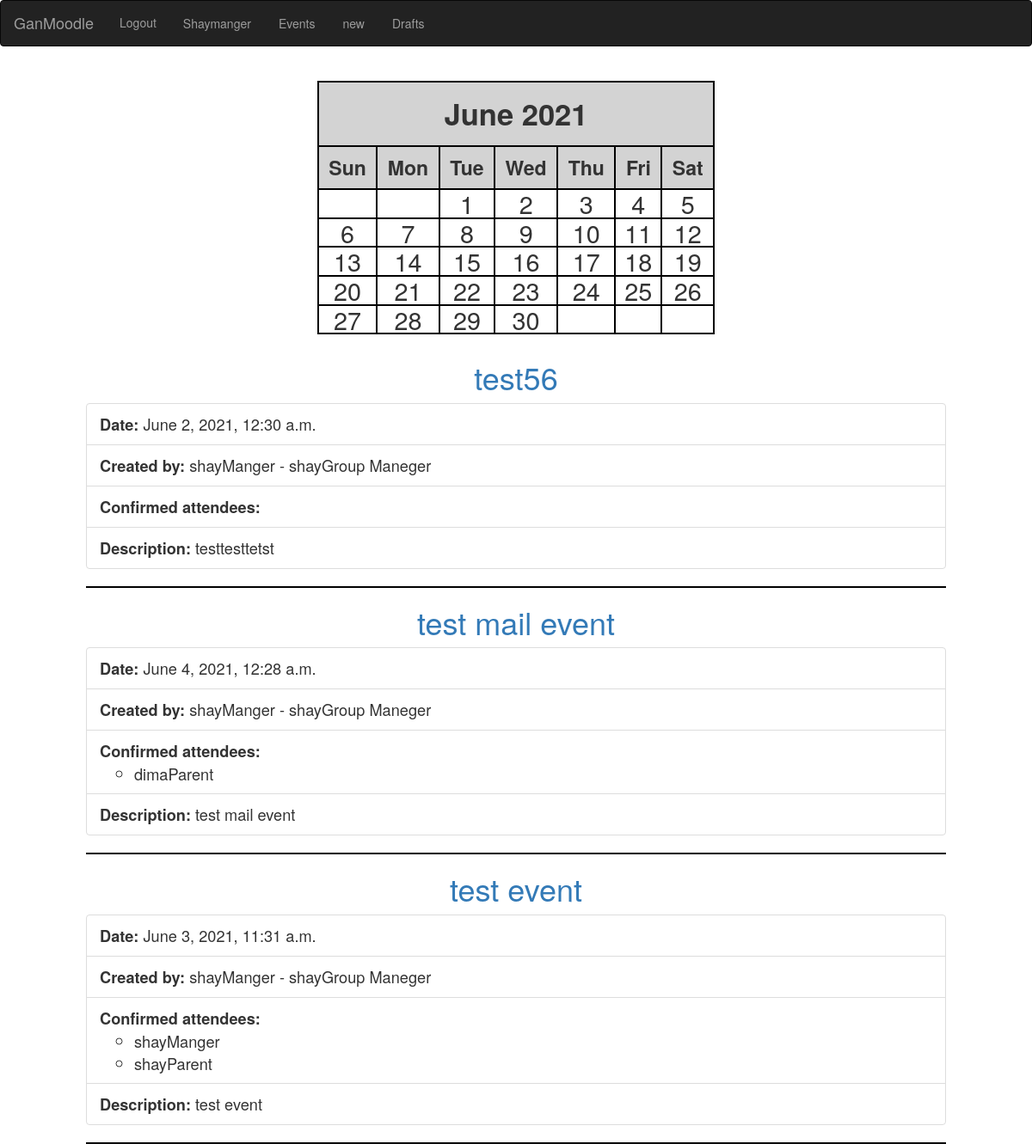
Page /events/ (signed in) on the committed database.
### users/models.py (models this page shows, shortened)
class User(AbstractUser):
    is_admin = models.BooleanField(default=False)
    is_manager = models.BooleanField(default=False)
    is_parent = models.BooleanField(default=False)
    first_name = models.CharField(max_length=100)
    last_name = models.CharField(max_length=100)
    phone_number = models.CharField(max_length=10)
    gangroups = models.ManyToManyField(GanGroup)
    profile_pic = models.ImageField(upload_to='profilepics',null=True,blank=True)

class Manager(models.Model):
    user = models.OneToOneField(User, on_delete = models.CASCADE, primary_key = True)
    police_cert = models.FileField(upload_to='policerts',null=True,blank=True)
    muni_cert = models.FileField(upload_to='municerts',null=True,blank=True)
    def __str__(self):
        return str(self.user.username)

class GanGroup(models.Model):
    name = models.CharField(max_length=128)
    def __str__(self):
        return str(self.name)

### events/models.py (models this page shows, shortened)
class Event(models.Model):
    auther =models.ForeignKey("users.Manager", on_delete=models.CASCADE)
    name = models.CharField(max_length=200)
    date = models.DateTimeField()
    attendees = models.ManyToManyField(User,blank=True)
    discription = models.TextField()
    created_date = models.DateTimeField(default=timezone.now)
    published_date = models.DateTimeField(blank=True,null=True)

### events/views.py (the view)
# urls.py: path('',views.EventListView.as_view(),name='events_list'),
class EventListView(ListView):
    model = Event
    def get_queryset(self):
        return Event.objects.filter(published_date__lte=timezone.now()).order_by('-published_date')
    def get_context_data(self, **kwargs):
        context = super().get_context_data(**kwargs)
        userGroups = self.request.user.gangroups.all()
        context['userGroups'] = userGroups
        cal = HTMLCalendar(firstweekday=6).formatmonth(datetime.now().year,datetime.now().month,withyear=True)
        context['cal'] = cal
        context['event_list'] = Event.objects.filter(published_date__lte=timezone.now()).order_by('-published_date')
        return context

### templates/events/event_list.html (shortened to what this page needs)
{% load widget_tweaks %}
<!DOCTYPE html>
<html lang="en">
<head>
    <link rel="stylesheet" href="https://maxcdn.bootstrapcdn.com/bootstrap/3.3.7/css/bootstrap.min.css">
</head>
<body>
  <nav class="navbar navbar-inverse  ">
    <div class="container-fluid">
  <div class="navbar-header">
    <a class="navbar-brand" href="{% url 'homepage' %}">GanMoodle</a>
  </div>
  <div class="collapse navbar-collapse" id="bs-example-navbar-collapse-1">
    <ul class="nav navbar-nav ">
      {% if user.is_authenticated %}
        <li class="nav-item">
          <a class="nav-link" href="{% url 'logout' %}">Logout</a>
        </li>
        <li class="nav-item">
          <a class="btn btn-outline-primary" href="{% url 'profile' %}">{{user.username|title}}</a>
        </li>
        <li class="nav-item">
          <a class="btn btn-outline-primary" href="{% url 'events_list' %}">Events</a>
        </li>
        {% if user.is_manager %}
         <li class="nav-item">
          <a class="btn btn-outline-primary" href="{% url 'event_new' %}">new</a>
        </li>
        <li class="nav-item">
          <a class="btn btn-outline-primary" href="{% url 'event_draft_list' %}">Drafts</a>
        </li>
        {% endif %}
      {% else %}
      <li><a href="{% url 'register' %}">Sign up </a></li>
      <li ><a  href="{% url 'login' %}">Sign in</a></li>
      {% endif %}
    </ul>
    </div>
  </div>
  </nav>
  <div class="container">
  <br><br>
  <h3>{{ cal|safe}}</h3>
  </div>
  <div class="container">
    <div class="centerstage">
      {% for event in event_list %}
         {% if event.auther.user.gangroups.all.0 == userGroups.0  %}
      <div class="event" style="border-bottom: 2px solid black;">
        <div class="card" style="width: 100rem; font-size: 130%;">
          <div class="card-header" style="text-align: center;">
            <h1><a href="{% url 'event_detail' pk=event.pk %}">{{event.name}} </a></h1>
          </div>
          <ul class="list-group list-group-flush">
            <li class="list-group-item"><strong>Date:</strong>  {{event.date}}</li>
            <li class="list-group-item"><strong>Created by:</strong> {{ event.auther }} - {{ userGroups.0 }} Maneger</li>
            <li class="list-group-item"><strong>Confirmed attendees:</strong>
              <ul>{% for att in event.attendees.all%}
               <li>{{att}}</li>
              {% endfor %}
            </ul></li>
            <li class="list-group-item"><strong>Description:</strong>
              {{event.discription}}</li>
          </ul>
        </div>
      </div>
      {% endif %}
      {% endfor %}
  </div>
  </div>

### templates/events/event_list.html (style rules this page uses)
.container { display:flex; flex-wrap: wrap; justify-content: center; }
th { border: 2px solid black; font-size: 80%; padding: 0.5em; background-color: lightgray; }
.month { border: 2px solid black; text-align: center; margin: auto; padding: 0.5em; font-size: 120% ; }
td { border: 2px solid black; }

### rows in the picture
User: username "Shaymanger", username "shayManger"
Event: name "test56", date "June 2, 2021, 12:30 a.m.", auther "shayManger", discription "testtesttetst"
GanGroup: name "shayGroup"
Event: name "test mail event", date "June 4, 2021, 12:28 a.m.", auther "shayManger", discription "test mail event"
User: username "dimaParent"
Event: name "test event", date "June 3, 2021, 11:31 a.m.", auther "shayManger", discription "test event"
User: username "shayParent"

### other values in the picture
{{ cal|safe }} "June 2021 Sun Mon Tue Wed Thu Fri Sat 1 2 3 4 5 6 7 8 9 10 11 12 13 14 15 16 17 18 19 20 21 22 23 24 25 26 27 28 29 30"
